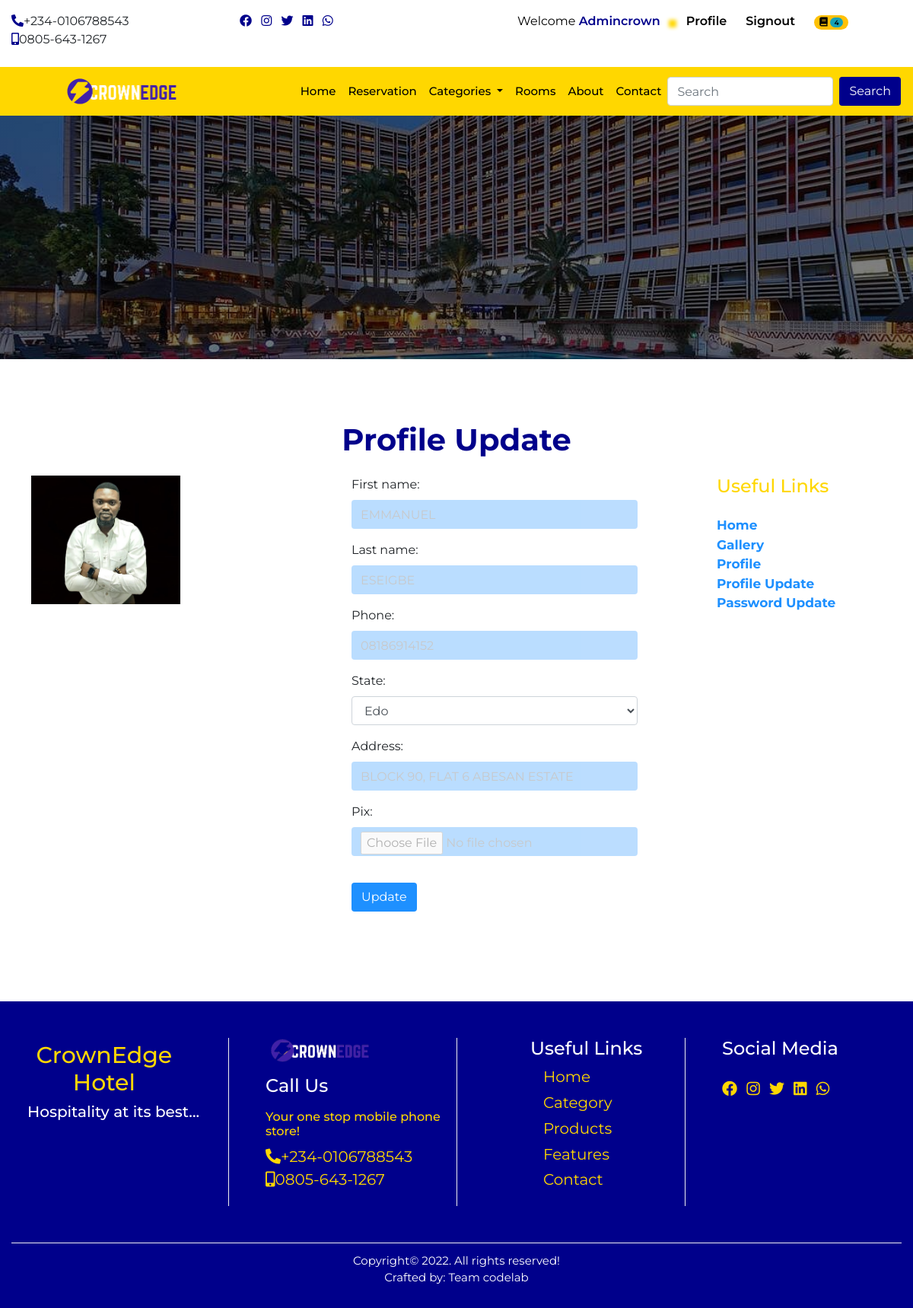
Screenshot of /profile_update (signed in) with the database file from the repository.
### home/models.py (models this page shows, shortened)
class CompanyProfile(models.Model):
    name = models.CharField(max_length=50)
    keyword = models.CharField(max_length=150)
    description = models.CharField(max_length=150)
    logo = models.ImageField(upload_to='logo', blank=True, null=True)
    favicon = models.ImageField(upload_to='logo', blank=True, null=True, default='/favicon-96x96.png')
    carousel = models.ImageField(upload_to='carousel', blank=True, null=True)
    carousel2 = models.ImageField(upload_to='carousel', blank=True, null=True)
    carousel3 = models.ImageField(upload_to='carousel', blank=True, null=True)
    carousel4 = models.ImageField(upload_to='carousel', blank=True, null=True)
    banner = models.ImageField(upload_to='banner', blank=True, null=True)
    mobile = models.CharField(max_length=20)
    mobile2 = models.CharField(max_length=20)
    address = models.CharField(max_length=100)
    email = models.EmailField()
    website = models.URLField()
    about = models.TextField()
    about2 = models.TextField()
    copyright_year = models.CharField(max_length=4)
    class Meta:
        db_table = 'companyprofile'
        managed = True
        verbose_name = 'CompanyProfile'
        verbose_name_plural = 'CompanyProfile'

### userprofile/models.py (models this page shows, shortened)
class Profile(models.Model):
    user = models.OneToOneField(User, on_delete= models.CASCADE)
    first_name = models.CharField(max_length=50)
    last_name = models.CharField(max_length=50)
    username = models.CharField(max_length=50)
    email = models.EmailField()
    phone = models.CharField(max_length=50)
    state = models.CharField(max_length=50)
    address = models.CharField(max_length=150)
    pix = models.ImageField(upload_to='profile', default='profile/avatar.png', blank=True, null=True)
    class Meta:
        db_table = 'profile'
        managed = True
        verbose_name = 'Profile'
        verbose_name_plural = 'Profile'

### home/views.py (the view, shortened to what this page needs)
# urls.py: path('profile_update', views.profile_update, name='profile_update'),
@login_required(login_url='signin')
def profile_update(request):
    profile = Profile.objects.get(user__username=request.user.username)
    form = ProfileForm(instance=request.user.profile)
    context = {
        'form':form,
        'profile':profile
    }
    return render(request, 'profile_update.html', context)

### userprofile/forms.py
class ProfileForm(forms.ModelForm):
    class Meta:
        model = Profile
        fields = ['id', 'first_name', 'last_name', 'phone', 'state', 'address', 'pix']
        widgets = {
            'first_name': forms.TextInput(attrs={'class':'form-control', 'placeholder': 'First Name'}),
            'last_name': forms.TextInput(attrs={'class':'form-control', 'placeholder': 'Last name'}),
            'phone': forms.TextInput(attrs={'class':'form-control', 'placeholder': 'Phone'}),
            'state': forms.Select(attrs={'class':'form-control', 'placeholder': 'State'}, choices=STATE),
            'address': forms.TextInput(attrs={'class':'form-control', 'placeholder': 'Address'}),
            'pix': forms.FileInput(attrs={'class':'form-control', 'placeholder': 'Upload Image'}),
        }

### home/context_processor.py (called while the page is built)
def dropdown(request):
    categories = Category.objects.all()
    context = {
        'categories':categories
    }
    return context

def company(request):
    cprofile = CompanyProfile.objects.get(pk=1)
    context = {
        'cprofile':cprofile
    }
    return context

def cartcount(request):
    count = Booking.objects.filter(user__username = request.user.username, paid=False)
    itemcount = 0
    for item in count:
        itemcount += item.no_days
    context = {
        'itemcount':itemcount
    }
    return context

### home/templatetags/sample_tags.py (called while the page is built)
@register.simple_tag
def intralink(main, link):
    return reverse(main) + '#' + link

### home/templates/profile_update.html (shortened to what this page needs)
{% extends "base.html" %}
{% block header %} {% include 'header.html' %} {% endblock header %}
{% block banner %} {% include 'banner.html' %} {% endblock banner %}
{% block content %}
<section>
    <div class="container-fluid">
      <h1 class="title">Profile Update</h1>
      <div class="row prof">
        <div class="col-12 col-sm-12 col-md-5 col-lg-4">
          <div class="img-pcard">
            <img src="{{profile.pix.url}}" alt="">
          </div>
        </div>
        <div class="col-12 col-sm-12 col-md-5 col-lg-5">
          <div class="pro-form mb-4">
            <form action="{% url 'profile_update' %}" method="POST" enctype="multipart/form-data">
                <div class="form-group">
                  {{form.as_p}}
                </div>
                <button type="submit" class="btn check-btn">update</button>
            </form>
          </div>
        </div>
          <div class="col-12 col-sm-12 col-md-2 col-lg-3">
            <div class="pro-links">
              <h4 class="mb-4">Useful Links</h4>
              <ul class="list-unstyled">
                <li><a href="{% url 'home' %}">Home</a></li>
                <li><a href="{% url 'rooms' %}">gallery</a></li>
                <li><a href="{% url 'profile' %}">profile</a></li>
                <li><a href="{% url 'profile_update' %}">profile update</a></li>
                <li><a href="{% url 'password_update' %}">password update</a></li>
              </ul>
            </div>
          </div>
      </div>
    </div>
</section>
{% endblock content %}
{% block footer %} {% include 'footer.html' %} {% endblock footer %}

### home/templates/header.html (shortened to what this page needs)
{% load sample_tags %}
<div class="container-fluid">
    <div class="row">
      <div class="col-12 col-sm-6 col-md-2 col-lg-3 mt-3 mb-2 hide">
        <ul class="list-inline">
          <li class="list-inline-item"><a href=""><i class="fas fa-phone-alt"></i></a><span>+234-0106788543</span></li>
          <li class="list-inline-item"><a href=""><i class="fas fa-mobile-alt"></i></a><span>0805-643-1267</span></li>
        </ul>
      </div>
      <div class="col-12 col-sm-6 col-md-2 col-lg-3 mt-3 mb-2 hide">
        <ul class="list-inline">
          <li class="list-inline-item"><a href=""><i class="fab fa-facebook"></i></a></li>
          <li class="list-inline-item"><a href=""><i class="fab fa-instagram"></i></a></li>
          <li class="list-inline-item"><a href=""><i class="fab fa-twitter"></i></a></li>
          <li class="list-inline-item"><a href=""><i class="fab fa-linkedin"></i></a></li>
          <li class="list-inline-item"><a href=""><i class="fab fa-whatsapp"></i></a></li>
        </ul>
      </div>
      <div class="col-12 col-sm-12 col-md-8 col-lg-6 mt-3 mb-2 auth">
        <ul class="">
          {% if user.is_authenticated %}
            <li class=""><a href="{% url 'profile' %}" class="welcome">welcome <span>
              {% if user.first_name %}
                {{request.user.first_name}}
              {% else %}
                {{request.user.username}}
              {% endif %}
            </span></i></a></li>
            <li class=""><a href="{% url 'profile' %}" class="user-btn"><span>profile</span></a></li>
            <li class=""><a href="{% url 'signout' %}" class="user-btn"><span>signout</span></a></li>
            <li class="">
              <a href="{% url 'booked' %}" class="user-btn">
                {% if itemcount > 0 %}
                <span class="badge badge-pill badge-warning">
                  <i class="fa fa-book" aria-hidden="true"></i>
                  <span class="badge badge-pill badge-info">{{itemcount}}</span>
                </span>
                {% else %}
                  <i class="fa fa-book" aria-hidden="true"></i>
                {% endif %}
              </a>
            </li>
          {% else %}
            <li class=""><a href="{% url 'signin' %}" class="user-btn"><i class="fas fa-user"></i><span>signin</span></a></li>
            <li class=""><a href="{% url 'signup' %}" class="user-btn"><i class="fas fa-users"></i><span>signup</span></a></li>
          {% endif %}
        </ul>
      </div>
    </div>
  </div>
      <nav class="navbar navbar-expand-lg navbar-light sticky-top">
        <a class="navbar-brand" href="{% url 'home' %}"><img src="{{cprofile.logo.url}}" alt=""></a>
        <div class="collapse navbar-collapse" id="navbarSupportedContent">
          <ul class="navbar-nav ml-auto">
            <li class="nav-item active">
              <a class="nav-link" href="{% url 'home' %}">home <span class="sr-only">(current)</span></a>
            </li>
            <li class="nav-item">
              <a class="nav-link" href="">reservation</a>
            </li>
            <li class="nav-item dropdown">
              <a class="nav-link dropdown-toggle" href="/index2.html" id="navbarDropdown" role="button" data-toggle="dropdown" aria-haspopup="true" aria-expanded="false">
                categories
              </a>
            </li>
            <li class="nav-item">
              <a class="nav-link" href="{% url 'rooms' %}">rooms</a>
            </li>
            <li class="nav-item">
              <a class="nav-link" href="#aboutus">about</a>
            </li>
            <li class="nav-item">
              <a class="nav-link" href="{% intralink 'home' 'contact' %}">contact</a>
            </li>
          </ul>
          <form class="form-inline my-2 my-lg-0" action="{% url 'search' %}" method="POST">
            <input class="form-control mr-sm-2" name="search" type="search" placeholder="Search" aria-label="Search">
            <button class="btn form-btn" type="submit">Search</button>
          </form>
        </div>
      </nav>

### home/templates/footer.html
<div class="footer">
    <div class="container-fluid footer2">
      <div class="row">
        <div class="col-12 col-sm-6 col-md-4 col-lg-3 foota-box">
          <h1>CrownEdge <span>Hotel</span></h1>
          <h4>Hospitality at its best...</h4>
        </div>
        <div class="col-12 col-sm-6 col-md-4 col-lg-3 foota-box2">
          <img src="{{cprofile.logo.url}}" alt="">
          <h4 class="mt-3 mb-3">Call Us</h4>
          <h6>Your one stop mobile phone store!</h6>
          <ul class="list-unstyled">
            <li><a href=""><i class="fas fa-phone-alt"></i></a><span>+234-0106788543</span></li>
            <li><a href=""><i class="fas fa-mobile-alt"></i></a><span>0805-643-1267</span></li>
          </ul>
        </div>
        <div class="col-12 col-sm-6 col-md-4 col-lg-3 foota-box3">
          <h4>Useful Links</h4>
          <ul class="list-unstyled">
            <li><a href="">Home</a></li>
            <li><a href="">Category</a></li>
            <li><a href="">Products</a></li>
            <li><a href="">Features</a></li>
            <li><a href="">Contact</a></li>
          </ul>
        </div>
        <div class="col-12 col-sm-6 col-md-12 col-lg-3 foota-box4">
          <h4 class="mb-4">Social Media</h4>
          <ul class="list-inline">
            <li class="list-inline-item"><a href=""><i class="fab fa-facebook"></i></a></li>
            <li class="list-inline-item"><a href=""><i class="fab fa-instagram"></i></a></li>
            <li class="list-inline-item"><a href=""><i class="fab fa-twitter"></i></a></li>
            <li class="list-inline-item"><a href=""><i class="fab fa-linkedin"></i></a></li>
            <li class="list-inline-item"><a href=""><i class="fab fa-whatsapp"></i></a></li>
          </ul>
        </div>
      </div>
      <div class="footer3">
        <p> Copyright&copy; 2022. All rights reserved! <br> Crafted by: Team codelab</p>
      </div>
    </div>
  </div>

### home/static/css/style.css (style rules this page uses)
* { margin: 0px; padding: 0px; box-sizing: border-box; }
body { font-family: 'Montserrat', sans-serif; }
html { scroll-behavior: smooth; }
.hide a { color: darkblue; }
.welcome { color: black; font-weight: 400; text-transform: capitalize; padding-right: .6rem; }
.welcome span { color: darkblue; font-weight: 600; text-decoration: none; }
.user-btn { color: darkblue; font-weight: 400; padding-left: 1rem; padding-right: .3rem; }
.user-btn span { color: black; font-weight: 600; text-transform: capitalize; }
.auth { display: flex; justify-content: space-around; }
.auth li { display: inline; }
h1 { color: darkblue; }
.navbar { background: gold; }
#navbarSupportedContent a { color: black; text-transform: capitalize; font-size: 15px; font-weight: 500; }
.navbar img { width: 50%; margin-left: 20%; }
.navbar-nav { margin-left: 50%; }
.form-btn { color:white; background: darkblue; }
.container-fluid h1 { text-align: center; margin-top: 2%; }
.footer { background: darkblue; }
.footer h1 { color: gold; margin-right: 19%; }
.footer h4 { color: white; }
.footer h6 { color: gold; }
.foota-box { padding-left: 3%; }
.foota-box h1 { font-size: 30px; }
.foota-box h4 { font-size: 20px; }
.foota-box2 img { width: 60%; }
.foota-box2 .list-unstyled li a { color: gold; font-size: 20px; }
.foota-box2 .list-unstyled li span { color: gold; font-size: 20px; }
.foota-box3 li { padding-bottom: 2%; margin-left: 9%; }
.foota-box3 a { color: gold; font-size: 20px; }
.foota-box4 a { color: gold; font-size: 20px; }
.foota-box4 li { transition: transform .5sec; }
.foota-box, .foota-box2, .foota-box3, .foota-box4 { margin: 4% 0; }
.foota-box2, .foota-box3, .foota-box4 { border-left: 1px solid #f0f0f0; padding-left: 4%; }
.foota-box3 { padding-left: 8%; }
.footer3 { text-align: center; color: white; font-size: 15px; padding: 1% 0; border-top: .5px solid #f0f0f0; }
.title { text-transform: capitalize; padding-top: 5%; margin-bottom: 2%; color: darkblue; font-weight: bold; }
.check-btn { background: dodgerblue !important; color: white; text-transform: capitalize; margin-top: 5%; }
.prof { margin-bottom: 8%; }
.img-pcard { width: 60%; height: 60vh; padding-left: 7%; }
.img-pcard img { width: 100%; }
.pro-form { width: 90%; padding-left: 10%; }
.pro-form input { border: none !important; background: dodgerblue; opacity: 0.3; }
.pro-form .check-btn { background: dodgerblue !important; color: white; text-transform: capitalize; margin-top: 5%; }
.pro-links { margin-left: 10%; }
.pro-links h4 { color: gold; }
.pro-links a { color: dodgerblue; font-size: 17px; font-weight: 700; text-transform: capitalize; }

### rows the page displays
CompanyProfile: logo (picture)
Profile: pix (picture), first_name "EMMANUEL", last_name "ESEIGBE", phone "08186914152", state "Edo", address "BLOCK 90, FLAT 6 ABESAN ESTATE"

### other values shown
{{ request.user.username }} "Admincrown"
{{ itemcount }} "4"
